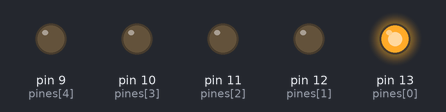
The sketch below on a simulated Arduino Uno, built with avr-gcc and run on an emulated ATmega328P. Parts: output pins drawn as LEDs (lit = HIGH).

Above: at 0.5 s.
At 3.5 s:
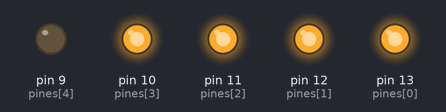
At 4.5 s:
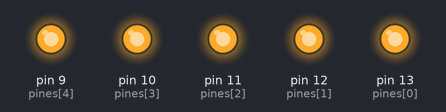
At 7.5 s:
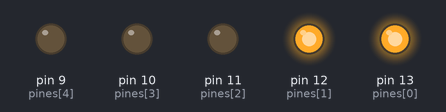
At 9.5 s:
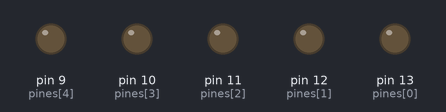
At 13.5 s:
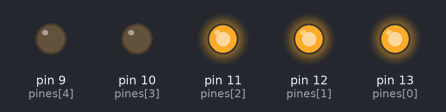
Timing chart, 0 to 14.3 s (numbered marks = the images above):
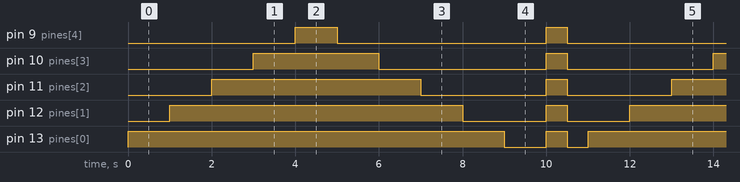

Measured:
- by itself, pin 9 (pines[4]): repeats every 11.0 s: LOW 5.0 s, HIGH 0.50 s, LOW 4.5 s, HIGH 1.0 s
- by itself, pin 10 (pines[3]): repeats every 11.0 s: LOW 4.0 s, HIGH 0.50 s, LOW 3.5 s, HIGH 3.0 s
- by itself, pin 11 (pines[2]): repeats every 11.0 s: LOW 3.0 s, HIGH 0.50 s, LOW 2.5 s, HIGH 5.0 s
- by itself, pin 12 (pines[1]): repeats every 11.0 s: LOW 2.0 s, HIGH 0.50 s, LOW 1.5 s, HIGH 7.0 s
- by itself, pin 13 (pines[0]): repeats every 11.0 s: LOW 1.0 s, HIGH 0.50 s, LOW 0.50 s, HIGH 9.0 s

The sketch:

led_counter.ino
```cpp
// (licence header left out)
const int wait_time = 500;
const int pines[] = {13, 12, 11, 10, 9};
const int numPins = sizeof(pines) / sizeof(pines[0]);

void setup() {
  for (int n = 0; n < numPins; n++) {
    pinMode(pines[n], OUTPUT);
  }
}

/**
 * Sets all LEDs to a state.
 * [int] - State (1 or 0)
*/
void setAll(int state) {
  for (int n = 0; n < numPins; n++) {
    digitalWrite(pines[n], state);
  }
  delay(wait_time);
}

/**
 * Animates a reverse loop across the pins.
 * [int] - State (1 or 0)
*/
void reverseLoop(int state) {
  for (int i = numPins - 1; i >= 0; i--) {
    digitalWrite(pines[i], !state);
    delay(wait_time);
    digitalWrite(pines[i - 1], state);
    delay(wait_time);
  }
}

/**
 * Animates a forward loop across the pins.
 * [int] - State (1 or 0)
*/
void forwardLoop(int state) {
  for (int n = 0; n < numPins; n++) {
    digitalWrite(pines[n], state);
    delay(wait_time);
    digitalWrite(pines[n + 1], !state);
    delay(wait_time);
  }
}

void loop() {
  forwardLoop(1);
  reverseLoop(1);
  setAll(1);
  setAll(0);
}
```
